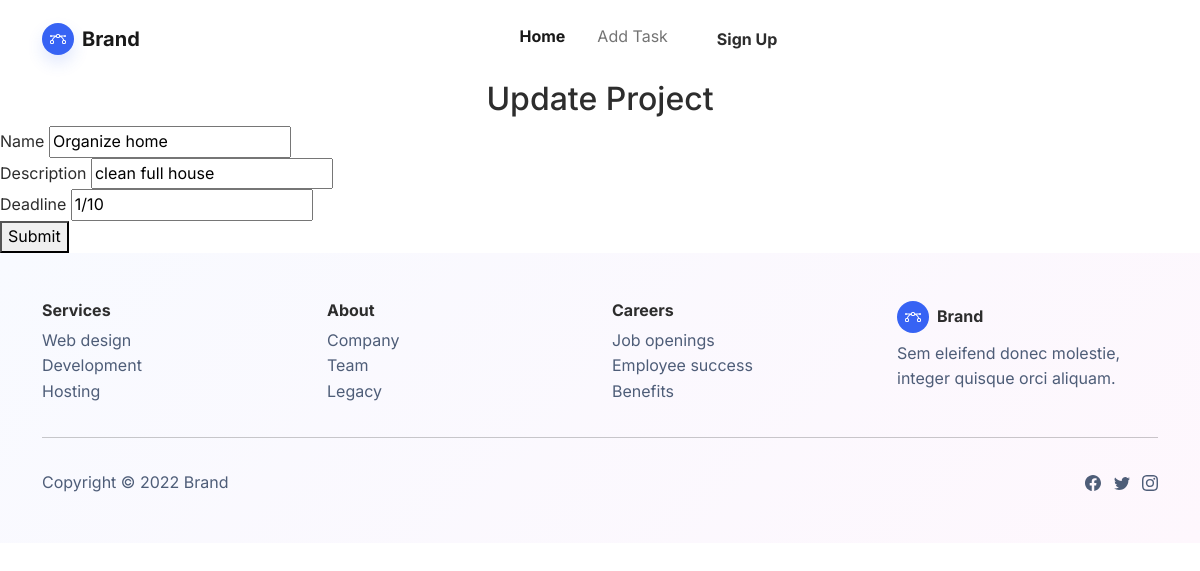
/updatetask/4, run on the app's committed database.
### home/models.py (models this page shows, shortened)
class Task(models.Model):
    name = models.CharField(max_length=100, null=True, blank = True)
    description = models.CharField(max_length=100, null = True, blank = True)
    deadline = models.CharField(max_length=100)
    created_at = models.DateTimeField(auto_now_add=True)
    updated_at = models.DateTimeField(auto_now=True)
    class Meta:
        verbose_name_plural = "Task"

### home/views.py (the view)
# urls.py: path('updatetask/<int:pk>',views.taskUpdate, name = 'updatetask'),
def taskUpdate(request,pk):
    myData = Task.objects.get(id=pk)
    updateForm = TaskForms(request.POST or None ,instance=myData)
    if updateForm.is_valid():
        updateForm.save()
        messages.success(request,'Task updated successfully')
        return redirect('task')
    context = {"form":updateForm}
    return render(request, 'updatetask.html',context)

### home/forms.py
class TaskForms(forms.ModelForm):
    class Meta:
        model = Task
        fields = '__all__'

### templates/updatetask.html (shortened to what this page needs)
{% extends './common/base.html' %}
 {% load static %}
 {% load widget_tweaks %}
 {% block content %}
<main class="page projects-page">
    <section class="portfolio-block projects-cards">
        <h2 style="text-align: center">Update Project</h2>
    <form action="" method="post">
        <label>Name</label>
        {% render_field form.name  class="myname" %}
        <br>
        <label>Description</label>
        {% render_field form.description %}
        <br>
        <label>Deadline</label>
        {% render_field form.deadline %}
        <br>
        <button type="submit">Submit</button>
    </form>
    </section>
</main>
 {% endblock %}

### data on the page
Task: name "Organize home", description "clean full house", deadline "1/10"
